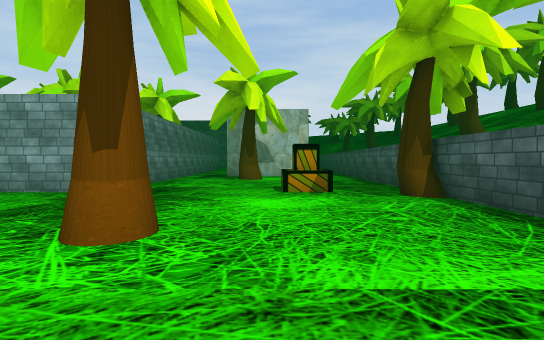
view 1 (above)

24 first-person views from a walk through a scene from a Unity 3-D project. The camera is 1.5 m above the floor, tilts 2° down and sees 85° across. The floor is counted in squares, 2 m on a side. Each view is taken from the middle of a square. On the plan, view 1 faces up. The plan holds only what a view shows up to about 10 squares ahead; the rest is blank. The place goes on beyond the plan. The player is left out. Some animated figures are not drawn. Some surface patterns are stand-ins.

view 2
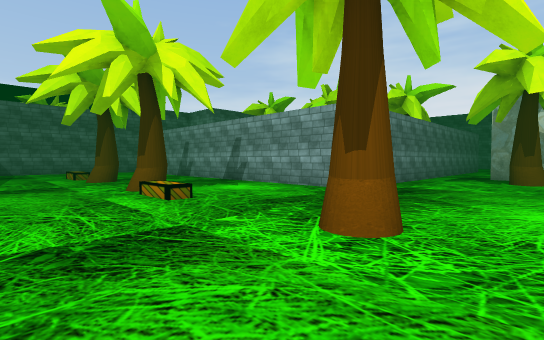

view 3
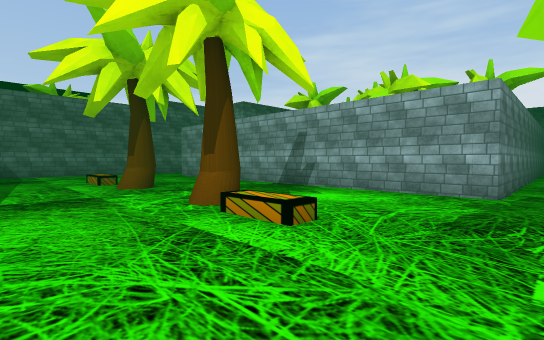

view 4
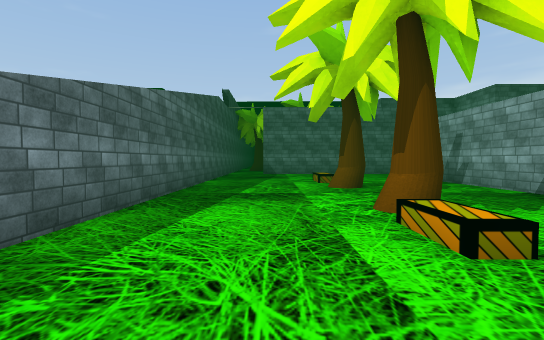

view 5
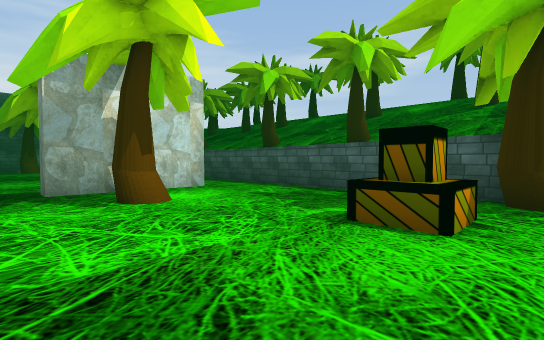

view 6
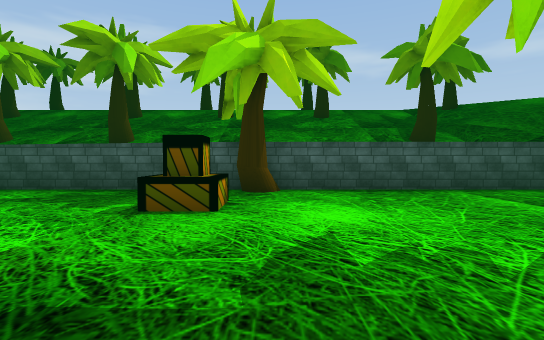

view 7
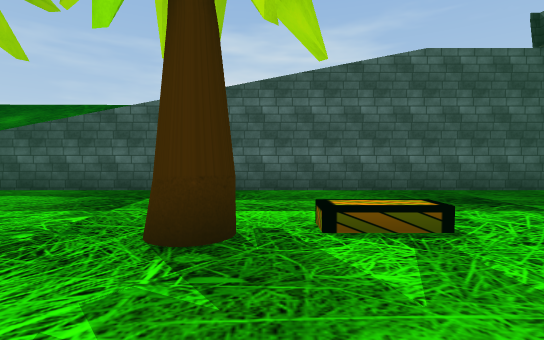

view 8
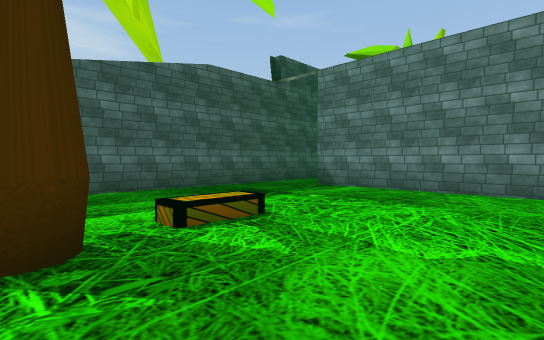

view 9
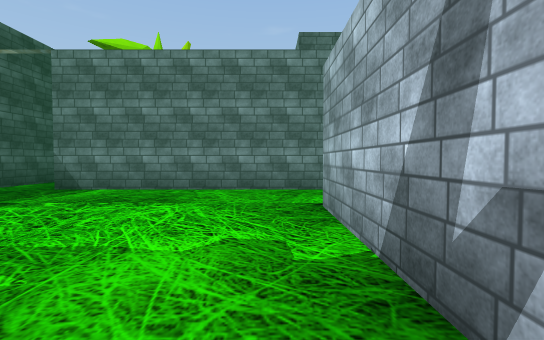

view 10
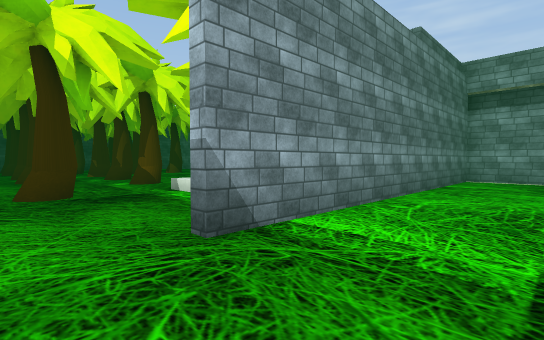

view 11
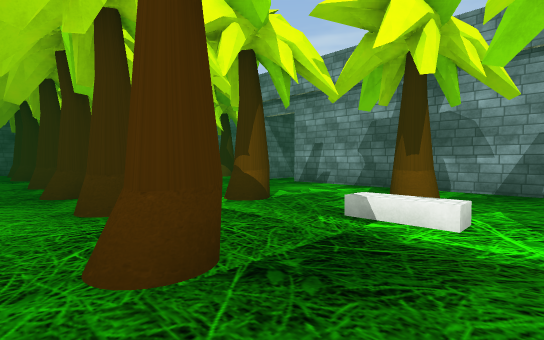

view 12
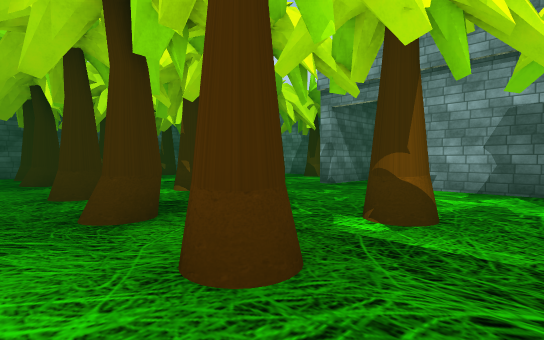

view 13
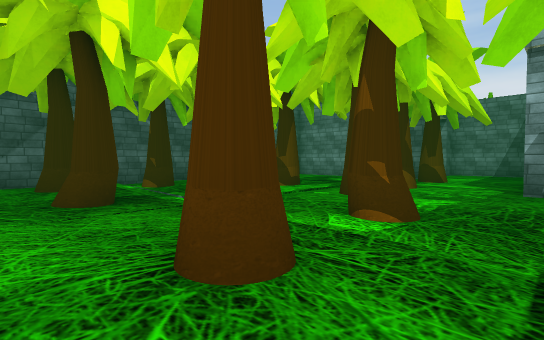

view 14
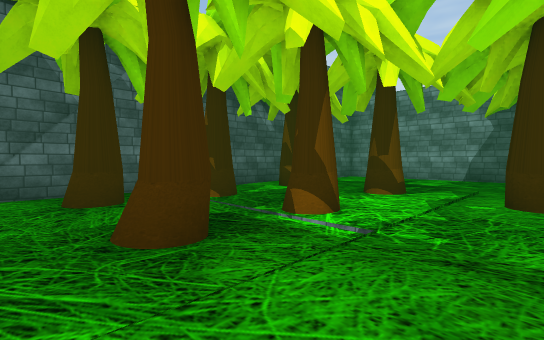

view 15
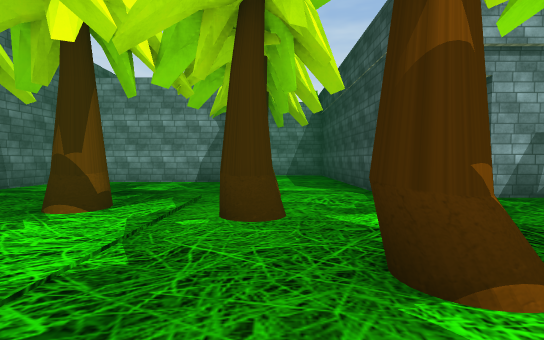

view 16
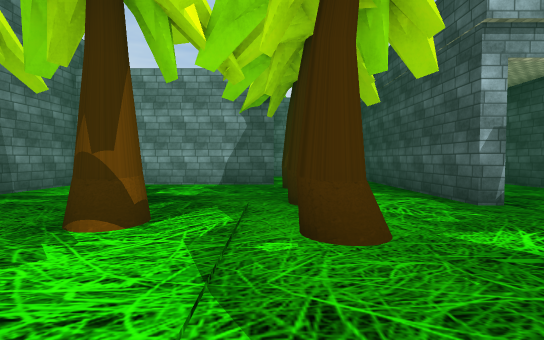

view 17
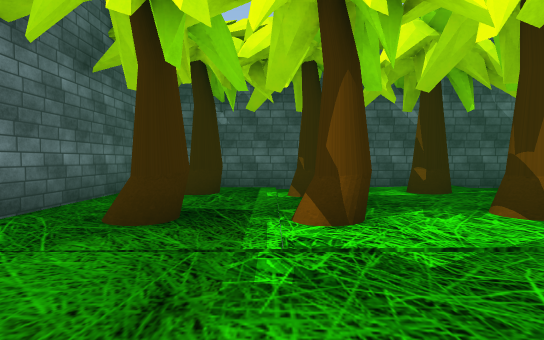

view 18
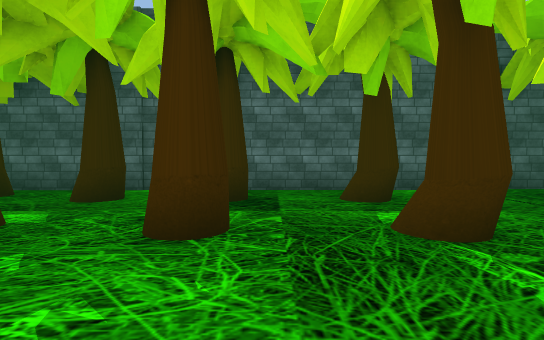

view 19
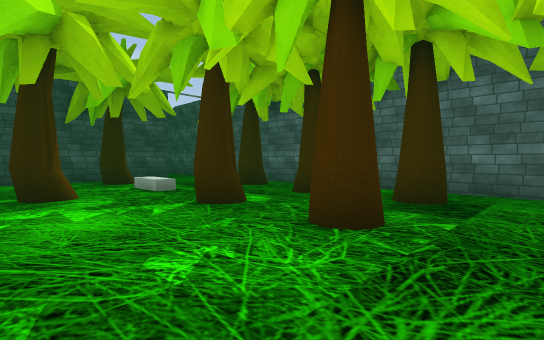

view 20
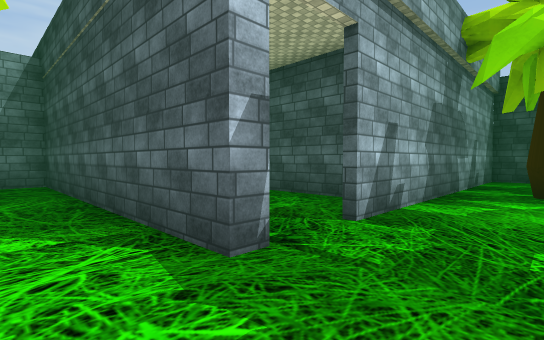

view 21
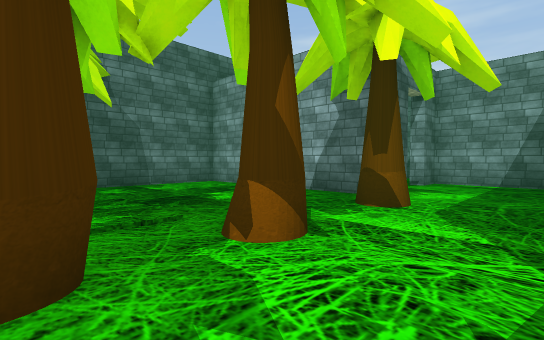

view 22
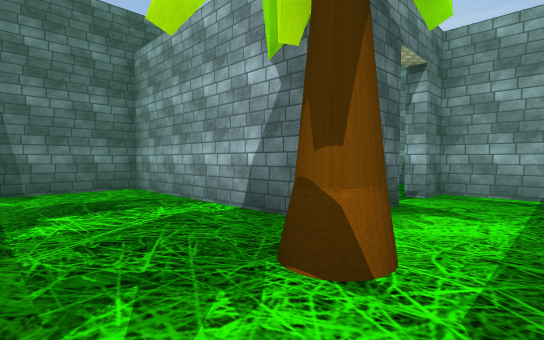

view 23
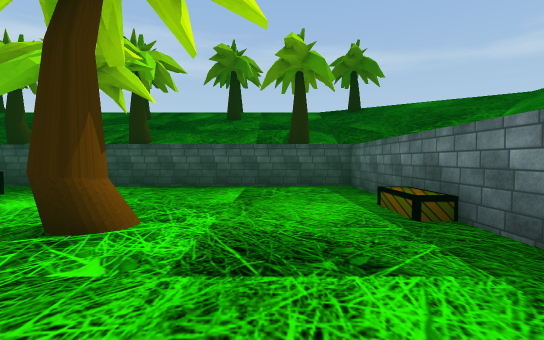

view 24
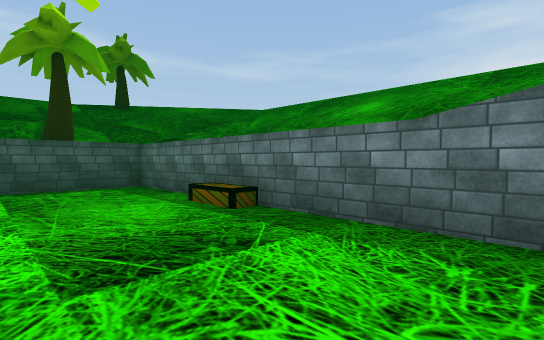

### Floor plan
Ten units are one square. View 1 is at (0, 0); x grows to the right and y downward. Boxes are objects, and circles mark ways between rooms. Rooms are numbered by the first view taken in them; rooms with no view inside come last. Other rooms are left out.
<svg viewBox="-393 -156 433 175">
<path fill="none" stroke="#000" d="M-39 -132 -39 -68 -159 -68M18 -134 -20 -134M-184 -55 -184 -5M-194 13 35 13 35 -138M-14 14 -14 8 -1 8M-135 -30 -125 -30 -125 -25 -135 -25M-292 -68 -296 -68 -296 -105M-329 13 -224 13M-329 -109 -388 -109 -388 8M-381 13 -346 13M-209 13 -194 13M-187 -31 -187 -68 -278 -68M-231 -30 -218 -30 -218 -25 -231 -25 -231 -30M-296 -105 -296 -151 -329 -151"/>
<rect x="-115" y="-35" width="10" height="10" fill="#bbb"><title>tree</title></rect>
<rect x="-85" y="-35" width="20" height="10" fill="#bbb"><title>tree</title></rect>
<rect x="-25" y="-35" width="10" height="10" fill="#bbb"><title>tree</title></rect>
<rect x="-15" y="-125" width="10" height="20" fill="#bbb"><title>tree</title></rect>
<rect x="5" y="-85" width="10" height="20" fill="#bbb"><title>other object</title></rect>
<rect x="25" y="-65" width="10" height="10" fill="#bbb"><title>tree</title></rect>
<rect x="-385" y="-15" width="10" height="20" fill="#bbb"><title>tree</title></rect>
<rect x="-385" y="-35" width="20" height="10" fill="#bbb"><title>tree</title></rect>
<rect x="-385" y="-65" width="10" height="20" fill="#bbb"><title>tree</title></rect>
<rect x="-355" y="-15" width="10" height="20" fill="#bbb"><title>tree</title></rect>
<rect x="-355" y="-35" width="10" height="10" fill="#bbb"><title>tree</title></rect>
<rect x="-355" y="-65" width="10" height="20" fill="#bbb"><title>tree</title></rect>
<rect x="-325" y="-55" width="10" height="10" fill="#bbb"><title>tree</title></rect>
<rect x="-325" y="-75" width="10" height="10" fill="#bbb"><title>tree</title></rect>
<rect x="-325" y="-105" width="10" height="10" fill="#bbb"><title>tree</title></rect>
<rect x="-315" y="-15" width="10" height="20" fill="#bbb"><title>tree</title></rect>
<rect x="-315" y="-35" width="10" height="10" fill="#bbb"><title>tree</title></rect>
<rect x="-285" y="-15" width="10" height="20" fill="#bbb"><title>tree</title></rect>
<rect x="-285" y="-35" width="10" height="10" fill="#bbb"><title>tree</title></rect>
<rect x="-265" y="-15" width="10" height="20" fill="#bbb"><title>tree</title></rect>
<rect x="-265" y="-35" width="20" height="10" fill="#bbb"><title>tree</title></rect>
<rect x="-235" y="-5" width="10" height="10" fill="#bbb"><title>tree</title></rect>
<rect x="-235" y="-55" width="10" height="10" fill="#bbb"><title>tree</title></rect>
<rect x="-205" y="-35" width="10" height="10" fill="#bbb"><title>tree</title></rect>
<circle cx="-190" cy="5" r="3" fill="#2a7"/>
<circle cx="-315" cy="-115" r="3" fill="#2a7"/>
<text x="-60" y="-40">1</text>
<text x="-300" y="-40">2</text>
<text x="-320" y="-130">3</text>
</svg>
Room 1 opens to room 2. Room 2 opens to room 3.

Where each view was taken, in squares from view 1:
view 1: 0 up, 0 right, facing up
view 2: 0 up, 0 right, facing up-left
view 3: 0 up, 3 left, facing up-left
view 4: 1 up, 3 left, facing left
view 5: 6 up, 3 left, facing up-right
view 6: 6 up, 4 left, facing right
view 7: 6 up, 12 left, facing down
view 8: 6 up, 11 left, facing down-left
view 9: 6 up, 11 left, facing left
view 10: 1 down, 16 left, facing up-left
view 11: 1 down, 21 left, facing up-left
view 12: 1 down, 24 left, facing up-left
view 13: 1 down, 29 left, facing up-left
view 14: 1 down, 32 left, facing up-left
view 15: 1 up, 32 left, facing up
view 16: 2 up, 33 left, facing up
view 17: 2 up, 31 left, facing left
view 18: 6 up, 29 left, facing down
view 19: 6 up, 30 left, facing down-right
view 20: 5 up, 31 left, facing up-right
view 21: 5 up, 30 left, facing up-left
view 22: 8 up, 31 left, facing up-left
view 23: 1 up, 5 left, facing right
view 24: 2 up, 5 left, facing down-right
